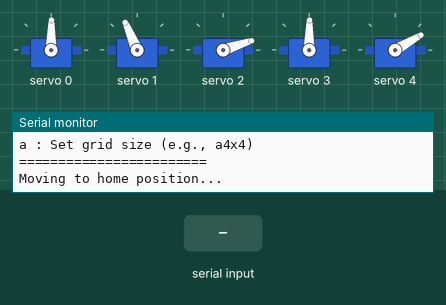
Recording of a sketch running on a simulated Arduino Uno, built with avr-gcc and run on an emulated ATmega328P. On the bench: 5 × servo, the last lines printed to the serial monitor. The test bench sets the inputs (shaded band).

Above: at 2.5 s.
2.6 s: "s90\n" received over Serial
At 7.0 s:
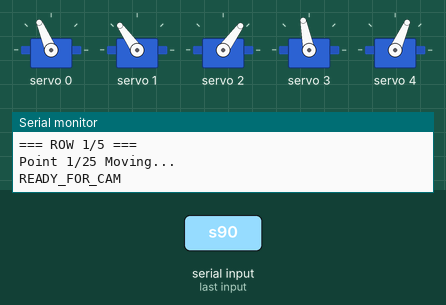
8.6 s: byte 110 ('n') received over Serial
At 9.6 s:
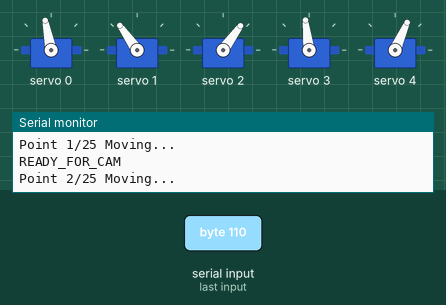
11.6 s: "n90\n" received over Serial
At 13.0 s:
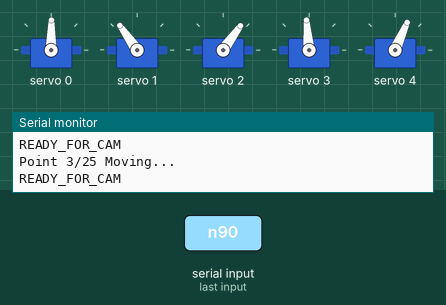
14.6 s: "n,45\n" received over Serial
At 15.3 s:
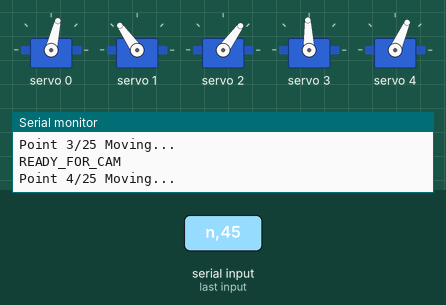
Timing chart, 0 to 17.6 s (numbered marks = the images above; inputs shaded):
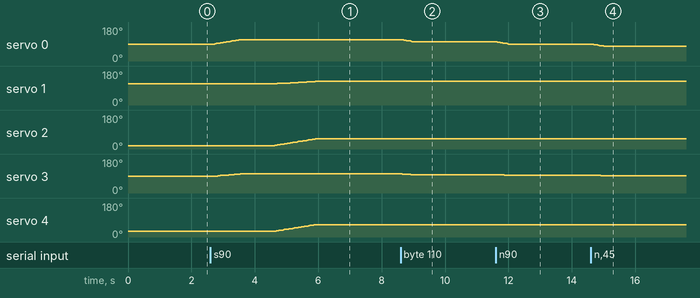

The sketch:

main_robot_arm.ino
```cpp
#include <Wire.h>
#include <Adafruit_PWMServoDriver.h>

Adafruit_PWMServoDriver pwm = Adafruit_PWMServoDriver();

#define SERVO_FREQ 50
#define SERVO_MIN 150
#define SERVO_MAX 600

// Servo channels
#define BASE_SERVO 0
#define SHOULDER_SERVO 1
#define ELBOW_SERVO 2
#define WRIST_ROT_SERVO 3
#define WRIST_TILT_SERVO 4

// Your square corners
struct Corner {
  int base;
  int shoulder;
  int elbow;
  int wrist_rot;
  int tilt;
  String name;
};

// Define corners in scanning order: BL, BR, TR, TL (counter-clockwise)
Corner corners[4] = {
  {80, 80, 0, 70, 10, "BOTTOM LEFT"},    // Start here
  {40, 80, 0, 50, 10, "BOTTOM RIGHT"},
  {40, 90, 30, 60, 40, "TOP RIGHT"},
  {80, 90, 30, 70, 40, "TOP LEFT"}
};

// Scanning parameters - CHANGED TO VARIABLES
int SCAN_ROWS = 5;           // Number of rows in scan
int SCAN_COLS = 5;           // Number of columns in scan
int SCAN_DELAY = 800;        // Time at each scan point (ms) - adjustable
int MOVE_SPEED = 40;         // Movement speed between points (ms delay per step)

// Current position
int current_base = 60;
int current_shoulder = 80;
int current_elbow = 0;
int current_wrist_rot = 60;
int current_tilt = 10;

void setup() {
  Serial.begin(9600);
  pwm.begin();
  pwm.setOscillatorFrequency(27000000);
  pwm.setPWMFreq(SERVO_FREQ);
  delay(1000);

  Serial.println("=== ROW-BY-ROW SCANNING ===");
  Serial.print("Grid: ");
  Serial.print(SCAN_ROWS);
  Serial.print(" rows x ");
  Serial.print(SCAN_COLS);
  Serial.println(" columns");
  Serial.print("Scan delay: ");
  Serial.print(SCAN_DELAY);
  Serial.println(" ms per point");
  Serial.print("Move speed: ");
  Serial.print(MOVE_SPEED);
  Serial.println(" ms per step");
  Serial.println("\nCommands:");
  Serial.println("s : Start scanning");
  Serial.println("p : Pause/Resume");
  Serial.println("h : Home position");
  Serial.println("1-9 : Set scan delay (1=fast, 9=slow)");
  Serial.println("a : Set grid size (e.g., a4x4)");
  Serial.println("========================");

  moveHome();
}

void loop() {
  if (Serial.available() > 0) {
    char cmd = Serial.read();

    switch(cmd) {
      case 's': startScanning(); break;
      case 'p': Serial.println("Pause - restart with 's'"); break;
      case 'h': moveHome(); break;
      case '1': SCAN_DELAY = 300; Serial.println("Fast scan: 300ms delay"); break;
      case '2': SCAN_DELAY = 400; Serial.println("Medium-fast scan: 400ms delay"); break;
      case '3': SCAN_DELAY = 500; Serial.println("Medium scan: 500ms delay"); break;
      case '4': SCAN_DELAY = 600; Serial.println("Medium-slow scan: 600ms delay"); break;
      case '5': SCAN_DELAY = 700; Serial.println("Default scan: 700ms delay"); break;
      case '6': SCAN_DELAY = 800; Serial.println("Slow scan: 800ms delay"); break;
      case '7': SCAN_DELAY = 1000; Serial.println("Very slow scan: 1000ms delay"); break;
      case '8': SCAN_DELAY = 1500; Serial.println("Debug scan: 1500ms delay"); break;
      case '9': SCAN_DELAY = 2000; Serial.println("Ultra slow scan: 2000ms delay"); break;
      case 'a': setGridSize(); break;
    }
  }
}

void setGridSize() {
  Serial.println("Enter grid size (e.g., 4x4 or 6x6):");

  // Wait for input
  delay(100);
  while(Serial.available() == 0) {
    delay(10);
  }

  String input = Serial.readStringUntil('\n');
  input.trim();

  // Parse input like "4x4" or "6x6"
  int xIndex = input.indexOf('x');
  if(xIndex > 0) {
    String rowsStr = input.substring(0, xIndex);
    String colsStr = input.substring(xIndex + 1);

    SCAN_ROWS = rowsStr.toInt();
    SCAN_COLS = colsStr.toInt();

    // Validate
    if(SCAN_ROWS < 2) SCAN_ROWS = 2;
    if(SCAN_COLS < 2) SCAN_COLS = 2;
    if(SCAN_ROWS > 10) SCAN_ROWS = 10;
    if(SCAN_COLS > 10) SCAN_COLS = 10;

    Serial.print("Grid set to: ");
    Serial.print(SCAN_ROWS);
    Serial.print("x");
    Serial.println(SCAN_COLS);
  }
}

void moveServo(int servo, int angle) {
  angle = constrain(angle, 0, 180);
  int pulse = map(angle * 10, 0, 1800, SERVO_MIN, SERVO_MAX);
  pwm.setPWM(servo, 0, pulse);
}

void moveToPosition(int base, int shoulder, int elbow, int wrist_rot, int tilt) {
  // Calculate number of steps needed based on largest movement
  int base_steps = abs(base - current_base);
  int shoulder_steps = abs(shoulder - current_shoulder);
  int elbow_steps = abs(elbow - current_elbow);
  int wrist_steps = abs(wrist_rot - current_wrist_rot);
  int tilt_steps = abs(tilt - current_tilt);

  int max_steps = max(base_steps, max(shoulder_steps, max(elbow_steps, max(wrist_steps, tilt_steps))));
  max_steps = max(max_steps, 1); // Minimum 1 step

  // Smooth movement with interpolation
  for (int i = 0; i <= max_steps; i++) {
    float t = (float)i / max_steps;

    int b = current_base + (base - current_base) * t;
    int s = current_shoulder + (shoulder - current_shoulder) * t;
    int e = current_elbow + (elbow - current_elbow) * t;
    int w = current_wrist_rot + (wrist_rot - current_wrist_rot) * t;
    int ti = current_tilt + (tilt - current_tilt) * t;

    moveServo(BASE_SERVO, b);
    moveServo(SHOULDER_SERVO, s);
    moveServo(ELBOW_SERVO, e);
    moveServo(WRIST_ROT_SERVO, w);
    moveServo(WRIST_TILT_SERVO, ti);

    delay(MOVE_SPEED); // Control movement speed
  }

  // Update current position
  current_base = base;
  current_shoulder = shoulder;
  current_elbow = elbow;
  current_wrist_rot = wrist_rot;
  current_tilt = tilt;
}

void moveHome() {
  Serial.println("Moving to home position...");
  moveToPosition(60, 80, 0, 60, 10);
}

// Calculate position for a specific grid point
void calculateGridPoint(int row, int col, int &base, int &shoulder, int &elbow, int &wrist_rot, int &tilt) {
  float row_frac = (float)row / (SCAN_ROWS - 1);
  float col_frac = (float)col / (SCAN_COLS - 1);

  // Get the four corners
  int bl_base = corners[0].base;
  int bl_shoulder = corners[0].shoulder;
  int bl_elbow = corners[0].elbow;
  int bl_wrist_rot = corners[0].wrist_rot;
  int bl_tilt = corners[0].tilt;

  int br_base = corners[1].base;
  int br_shoulder = corners[1].shoulder;
  int br_elbow = corners[1].elbow;
  int br_wrist_rot = corners[1].wrist_rot;
  int br_tilt = corners[1].tilt;

  int tr_base = corners[2].base;
  int tr_shoulder = corners[2].shoulder;
  int tr_elbow = corners[2].elbow;
  int tr_wrist_rot = corners[2].wrist_rot;
  int tr_tilt = corners[2].tilt;

  int tl_base = corners[3].base;
  int tl_shoulder = corners[3].shoulder;
  int tl_elbow = corners[3].elbow;
  int tl_wrist_rot = corners[3].wrist_rot;
  int tl_tilt = corners[3].tilt;

  // Interpolate horizontally at bottom
  float bottom_base = bl_base + (br_base - bl_base) * col_frac;
  float bottom_shoulder = bl_shoulder + (br_shoulder - bl_shoulder) * col_frac;
  float bottom_elbow = bl_elbow + (br_elbow - bl_elbow) * col_frac;
  float bottom_wrist_rot = bl_wrist_rot + (br_wrist_rot - bl_wrist_rot) * col_frac;
  float bottom_tilt = bl_tilt + (br_tilt - bl_tilt) * col_frac;

  // Interpolate horizontally at top
  float top_base = tl_base + (tr_base - tl_base) * col_frac;
  float top_shoulder = tl_shoulder + (tr_shoulder - tl_shoulder) * col_frac;
  float top_elbow = tl_elbow + (tr_elbow - tl_elbow) * col_frac;
  float top_wrist_rot = tl_wrist_rot + (tr_wrist_rot - tl_wrist_rot) * col_frac;
  float top_tilt = tl_tilt + (tr_tilt - tl_tilt) * col_frac;

  // Interpolate vertically
  base = top_base + (bottom_base - top_base) * row_frac;
  shoulder = top_shoulder + (bottom_shoulder - top_shoulder) * row_frac;
  elbow = top_elbow + (bottom_elbow - top_elbow) * row_frac;
  wrist_rot = top_wrist_rot + (bottom_wrist_rot - top_wrist_rot) * row_frac;
  tilt = top_tilt + (bottom_tilt - top_tilt) * row_frac;
}

void startScanning() {
  Serial.println("=== STARTING ROW-BY-ROW SCAN ===");
  Serial.print("Grid size: ");
  Serial.print(SCAN_ROWS);
  Serial.print("x");
  Serial.println(SCAN_COLS);
  Serial.print("Scan delay: ");
  Serial.print(SCAN_DELAY);
  Serial.println(" ms per point");

  Serial.println("Moving to start position...");

  // Move to bottom-left corner first
  moveToPosition(corners[0].base, corners[0].shoulder, corners[0].elbow,
                 corners[0].wrist_rot, corners[0].tilt);
  delay(1000);

  int total_points = SCAN_ROWS * SCAN_COLS;
  int point_count = 0;

  // Row-by-row scanning with serpentine pattern (no overlap)
  for(int row = 0; row < SCAN_ROWS; row++) {
    Serial.print("\n=== ROW ");
    Serial.print(row + 1);
    Serial.print("/");
    Serial.print(SCAN_ROWS);
    Serial.println(" ===");

    // Determine scanning direction (serpentine pattern)
    bool left_to_right = (row % 2 == 0);

    if(left_to_right) {
      // Scan left to right
      for(int col = 0; col < SCAN_COLS; col++) {
        scanPoint(row, col, ++point_count, total_points);
      }
    } else {
      // Scan right to left
      for(int col = SCAN_COLS - 1; col >= 0; col--) {
        scanPoint(row, col, ++point_count, total_points);
      }
    }
  }

  Serial.println("\n=== SCAN COMPLETE ===");
  Serial.print("Scanned ");
  Serial.print(total_points);
  Serial.println(" points without overlap");

  moveHome();
}


void scanPoint(int row, int col, int point_num, int total_points) {
  int base, shoulder, elbow, wrist_rot, tilt;
  calculateGridPoint(row, col, base, shoulder, elbow, wrist_rot, tilt);

  Serial.print("Point ");
  Serial.print(point_num);
  Serial.print("/");
  Serial.print(total_points);
  Serial.println(" Moving...");

  // Move to the calculated position
  moveToPosition(base, shoulder, elbow, wrist_rot, tilt);

  delay(SCAN_DELAY);

  // === HANDSHAKE PROTOCOL START ===
  // 1. Tell Python we have arrived and stopped
  Serial.println("READY_FOR_CAM");

  // 2. Clear any old data in the buffer
  while(Serial.available() > 0) { Serial.read(); }

  // 3. Wait indefinitely until Python sends 'n'
  bool permission_to_move = false;
  while (!permission_to_move) {
    if (Serial.available() > 0) {
      char received = Serial.read();
      if (received == 'n') {
        permission_to_move = true;
      }
    }
  }
  // === HANDSHAKE PROTOCOL END ===
}

// void scanPoint(int row, int col, int point_num, int total_points) {
//   int base, shoulder, elbow, wrist_rot, tilt;
//   calculateGridPoint(row, col, base, shoulder, elbow, wrist_rot, tilt);

//   Serial.print("Point ");
//   Serial.print(point_num);
//   Serial.print("/");
//   Serial.print(total_points);
//   Serial.print(" [R");
//   Serial.print(row);
//   Serial.print("C");
//   Serial.print(col);
//   Serial.print("]: ");
//   Serial.print("B=");
//   Serial.print(base);
//   Serial.print(" S=");
//   Serial.print(shoulder);
//   Serial.print(" E=");
//   Serial.print(elbow);
//   Serial.print(" T=");
//   Serial.print(tilt);
//   Serial.println("°");

//   // Move to the calculated position
//   moveToPosition(base, shoulder, elbow, wrist_rot, tilt);

//   // Wait at scan position (for camera capture/processing)
//   delay(SCAN_DELAY);

//   // Optional: Add camera trigger code here
//   // triggerCamera();
// }
```

Measured:
- after the input at 2.6 s, servo 0: moves from 89° to 113° over 0.84 s, starting after 0.09 s; servo 1: moves from 113° to 125° over 1.2 s, starting after 2.1 s
- after the input at 8.6 s, servo 0: moves from 113° to 101° over 0.39 s, starting after 0.05 s; servo 3: 101° → 100° after 0.05 s, → 99° 0.13 s later, → 97° 0.13 s later
- after the input at 11.6 s, servo 0: moves from 101° to 89° over 0.39 s, starting after 0.05 s; servo 3: 97° → 96° after 0.05 s, → 95° 0.22 s later
- after the input at 14.6 s, servo 0: moves from 89° to 77° over 0.39 s, starting after 0.05 s; servo 3: 95° → 94° after 0.05 s, → 93° 0.13 s later, → 92° 0.13 s later
